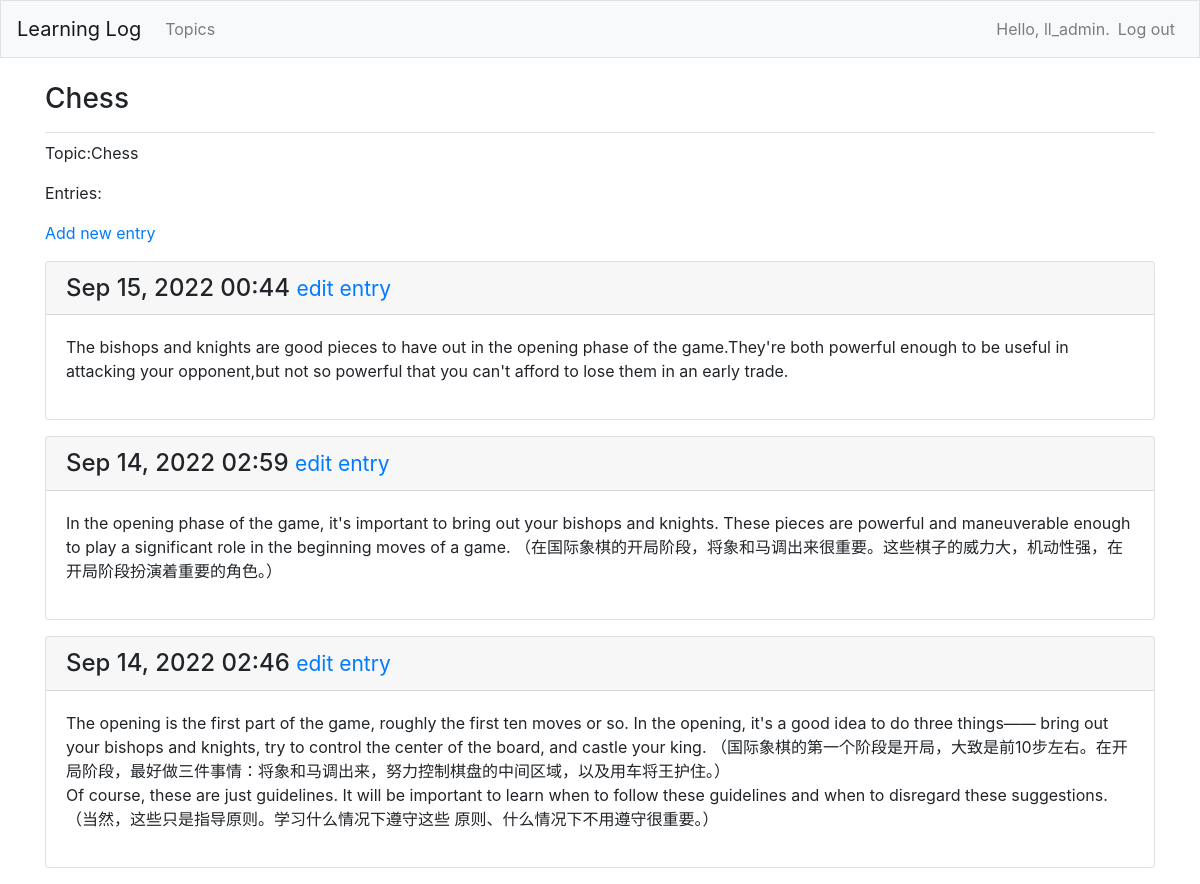
Screenshot of /topic/1/ (signed in) with the database file from the repository.
### learning_logs/models.py (models this page shows, shortened)
class Topic(models.Model):
    text = models.CharField(max_length=200)
    date_added = models.DateTimeField(auto_now_add=True)
    owner = models.ForeignKey(User,on_delete=models.CASCADE)
    def __str__(self):
        return self.text

class Entry(models.Model):
    topic  = models.ForeignKey(Topic,on_delete=models.CASCADE)
    text = models.TextField()
    date_added = models.DateTimeField(auto_now_add=True)
    class Meta:
        verbose_name_plural = 'entries'

### learning_logs/views.py (the view)
# urls.py: path('topic/',views.topics,name='topics'),
@login_required
def topic(request,topic_id):
    topic = Topic.objects.get(id=topic_id)
    if topic.owner != request.user:
        raise Http404
    entries = topic.entry_set.order_by('-date_added')
    context = {'topic':topic,'entries':entries}
    return render(request, 'learning_logs/topic.html',context)

### learning_logs/templates/learning_logs/topic.html (shortened to what this page needs)
<!DOCTYPE html>
<html lang="en">
<head>
</head>
<body>
{% extends 'learning_logs/base.html' %}
{% block page_header %}
<h3>{{ topic }}</h3>
{% endblock page_header %}
{% block content %}
<p>Topic:{{ topic }}</p>
<p>Entries:</p>
<p>
    <a href="{% url 'learning_logs:new_entry' topic.id %}">Add new entry</a>
</p>
{% for entry in entries %}
    <div class="card mb-3">
        <h4 class="card-header">
            {{ entry.date_added|date:'M d, Y H:i' }}
            <small>
                <a href="{% url 'learning_logs:edit_entry' entry.id %}">edit entry</a>
            </small>
        </h4>
        <div class="card-body">
            {{ entry.text|linebreaks }}
        </div>
    </div>
{% empty %}
<p>There are no entries for this topic yet.</p>
{% endfor %}
{% endblock content %}

### learning_logs/templates/learning_logs/base.html (shortened to what this page needs)
<!DOCTYPE html>
{% load bootstrap4 %}
<html lang="en">
<head>
    {% bootstrap_css %}
</head>
<body>
<nav class="navbar navbar-expand-md navbar-light bg-light mb-4 border">
    <a class="navbar-brand" href="{% url 'learning_logs:index' %}">
        Learning Log
    </a>
    <div class="collapse navbar-collapse" id="navbarCollapse">
        <ul class="navbar-nav mr-auto">
            <li class="nav-item">
                <a class="nav-link" href="{% url 'learning_logs:topics' %}">Topics</a>
            </li>
        </ul>
        <ul class="navbar-nav ml-auto">
            {% if user.is_authenticated %}
            <li class="nav-item">
                <span class="navbar-text">Hello, {{ user.username }}.</span>
            </li>
            <li class="nav-item">
                <a class="nav-link" href="{% url 'users:logout' %}">Log out</a>
            </li>
            {% endif %}
        </ul>
    </div>
</nav>
<main role="main" class="container">
    <div class="pb-2 mb-2 border-bottom">
        {% block page_header %}{% endblock page_header %}
    </div>
    <div>
        {% block content %}{% endblock content %}
    </div>
</main>
</body>
</html>

### rows the page displays
Topic: text "Chess"
Entry: date_added "Sep 15, 2022 00:44", text "The bishops and knights are good pieces to have out in the opening phase of the game.They're both powerful enough to be useful in attacking your opponent,but not so powerful that you can't afford to lose them in an early trade."
Entry: date_added "Sep 14, 2022 02:59", text "In the opening phase of the game, it's important to bring out your bishops and knights. These pieces are powerful and maneuverable enough to play a significant role in the beginning moves of a game. （在国际象棋的开局阶段，将象和马调出来很重要。这些棋子的威力大，机动性强，在开局阶段扮演着重要的角色。）"
Entry: date_added "Sep 14, 2022 02:46", text "The opening is the first part of the game, roughly the first ten moves or so. In the opening, it's a good idea to do three things—— bring out your bishops and knights, try to control the center of the board, and castle your king. （国际象棋的第一个阶段是开局，大致是前10步左右。在开局阶段，最好做三件事情：将象和马调出来，努力控制棋盘的中间区域，以及用车将王护住。） Of course, these are just guidelines. It will be important to learn when to follow these guidelines and when to disregard these suggestions. （当然，这些只是指导原则。学习什么情况下遵守这些 原则、什么情况下不用遵守很重要。）"

### other values shown
{{ user.username }} "ll_admin"
